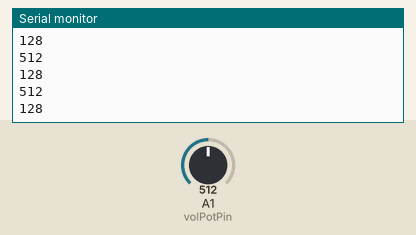
Simulated run of this sketch. Board: Arduino Uno, built with avr-gcc and run on an emulated ATmega328P. On the bench: the last lines printed to the serial monitor. Inputs (shaded band) come from the test bench; at power-on: A1 (volPotPin) = 512.

Above: at 1.3 s.
1.4 s: A1 (volPotPin) set to 716
At 1.81 s:
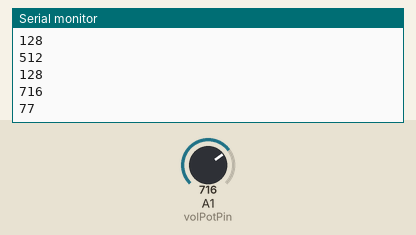
2.9 s: A1 (volPotPin) set to 900
At 3.31 s:
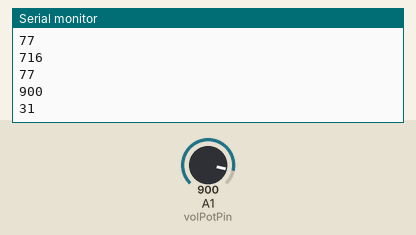
Timing chart, 0 to 5.9 s (numbered marks = the images above; inputs shaded):
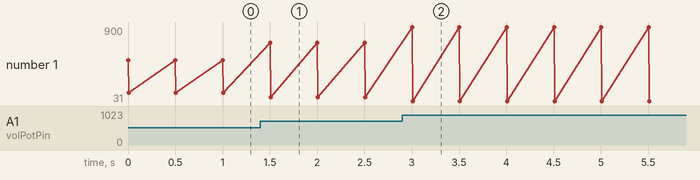

Measured:
- after the input at 1.4 s, the serial monitor: prints a new line after 0.10 s (image 1)
- after the input at 2.9 s, the serial monitor: prints a new line after 0.10 s (image 2)
- plotted number 1: 128 → 77 after the input at 1.4 s, 77 → 31 after the input at 2.9 s

The sketch:

volPotTest.ino
```cpp
int volPotPin = 1;
int volVal = 0;

void setup()
{
	Serial.begin(9600);
}

void loop()
{
	int volVal = analogRead(volPotPin);
	Serial.println(volVal);

 Serial.println(map(volVal, 0, 1023, 255, 0));

	delay(500);
}
```
